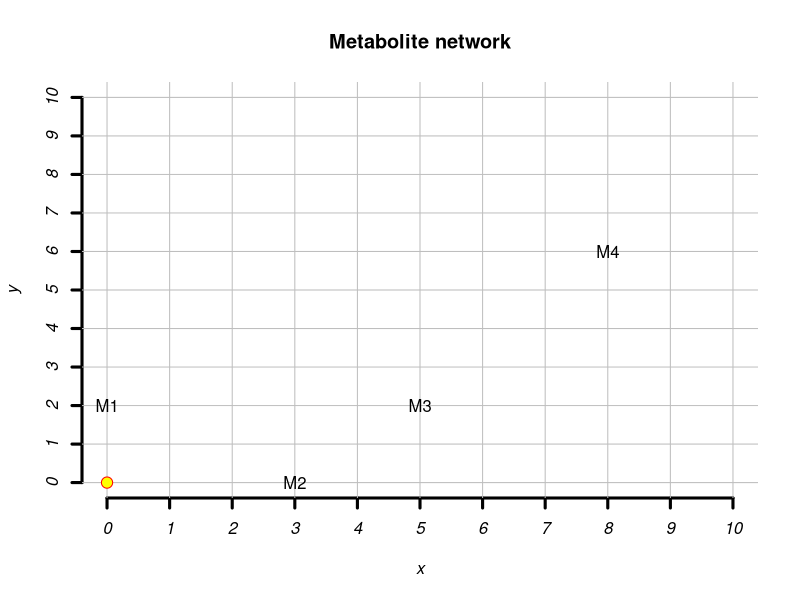
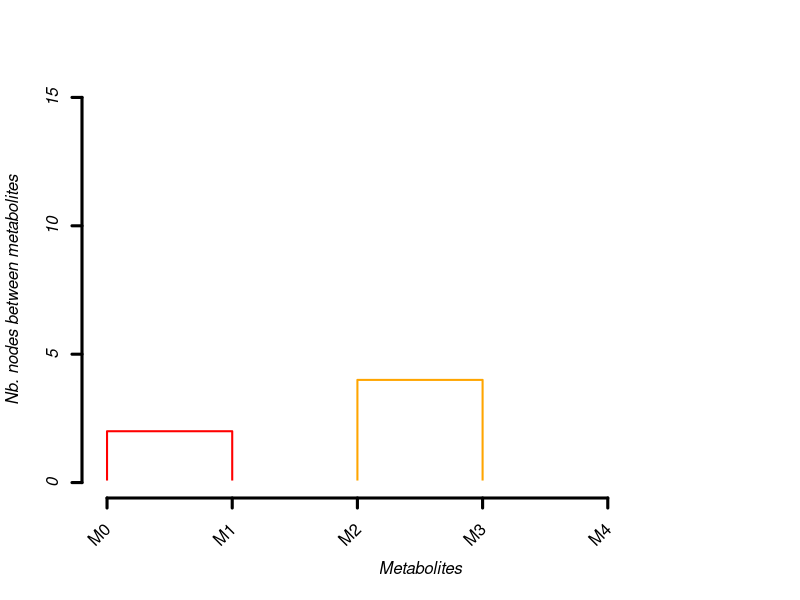

The R source for these figures, in order:
rm(list=ls())
nb_met = 5
max_node = 10

#data_test
x = c(0, 3, 5, 8)
y = c(2, 0, 2, 6)
d_test = cbind(x, y)

names = paste("M", seq(1,nb_met-1),sep="")

#Plotting data
plot(d_test, xlim=c(0,max_node), ylim=c(0,max_node), font.lab=3, type='n',axes=F)
title(main="Metabolite network")
axis(1, seq(0,max_node), lwd=3, font.axis=3); axis(2, seq(0,max_node), lwd=3, font.axis=3);
abline(h=seq(0,max_node), v=seq(0,max_node), col="grey")
text(d_test, labels=names)
points(0,0,pch=21, col="red", cex=1.5, bg="yellow")

d_test = rbind(c(0,0), d_test)
names = paste("M", seq(0, nb_met-1), sep="")

#Distance matrix
dist_matrix = matrix(NA, nb_met, nb_met)
rownames(dist_matrix) <- names -> colnames(dist_matrix)
for (i in 1:nrow(d_test)){
  for (j in 1:nrow(d_test)){ 
    dist_matrix[i, j] = abs((d_test[i, 1] - d_test[j, 1]))  + abs((d_test[i, 2] - d_test[j, 2]))
  }
}
(dist_matrix = as.dist(dist_matrix))

#dendogramme
plotRect = function (x1, y1, x2, y2, c="red") {
  rect(x1, y1, x2, y2, border = c, lwd=2)
  rect(x1+0.03, y1, x2-0.03, y2-0.1, col = "white", border="white")
}

plot(d_test,xlim=c(0,nb_met), xaxt = "n", ylim=c(0,max(dist_matrix)+1), font.lab=3, xlab="Metabolites", ylab="Nb. nodes between metabolites", type='n',axes=F)
# par("usr")[1] - 0.25 as the vertical placement
# srt = 45 as text rotation angle
# adj = 1 to place right end of text at tick mark
# xpd = TRUE to allow for text outside the plot region
text(seq(0,nb_met-1), par("usr")[1] - 1.5, srt = 45, adj = 1, labels = names, xpd = TRUE)
#plotRect(0.5, 0, 2, 3, "orange")
plotRect(0, 0, 1, 2)
rect(3, 0, 2, 4, border="orange", lwd=2)
rect(2.98, 0, 2.02, 3.9, col = "white", border="white")
abline(h=0, col = "white", lwd=4)
axis(1, seq(0,nb_met-1), labels=FALSE, lwd=3, font.axis=3); axis(2, seq(0,max(dist_matrix)+1,5), lwd=3, font.axis=3)

